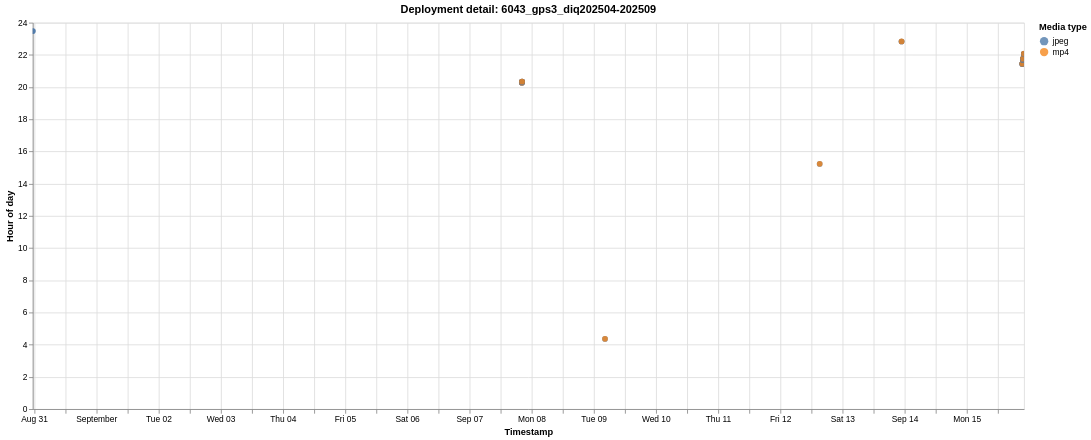

The specification (Vega-Lite) saved for this image:
### Vega-Lite specification from a JSON file in a GitHub repository (floating-point values rounded to 4 significant figures)
{"$schema": "https://vega.github.io/schema/vega-lite/v6.1.0.json", "config": {"view": {"continuousHeight": 300, "continuousWidth": 300}}, "data": {"name": "data-62968ec109204a378930995c29f64cd8"}, "datasets": {"data-62968ec109204a378930995c29f64cd8": [{"deployment": "6043_gps3_diq202504-202509", "deployment_order": 31, "event_index": 0, "hour_of_day": 23.48, "media_type": "jpeg", "timestamp": "2025-08-30T23:28:34"}, {"deployment": "6043_gps3_diq202504-202509", "deployment_order": 31, "event_index": 1, "hour_of_day": 23.48, "media_type": "jpeg", "timestamp": "2025-08-30T23:28:35"}, {"deployment": "6043_gps3_diq202504-202509", "deployment_order": 31, "event_index": 2, "hour_of_day": 20.27, "media_type": "mp4", "timestamp": "2025-09-07T20:16:04"}, {"deployment": "6043_gps3_diq202504-202509", "deployment_order": 31, "event_index": 3, "hour_of_day": 20.27, "media_type": "jpeg", "timestamp": "2025-09-07T20:16:20"}, {"deployment": "6043_gps3_diq202504-202509", "deployment_order": 31, "event_index": 4, "hour_of_day": 20.27, "media_type": "jpeg", "timestamp": "2025-09-07T20:16:21"}, {"deployment": "6043_gps3_diq202504-202509", "deployment_order": 31, "event_index": 5, "hour_of_day": 20.28, "media_type": "mp4", "timestamp": "2025-09-07T20:16:40"}, {"deployment": "6043_gps3_diq202504-202509", "deployment_order": 31, "event_index": 6, "hour_of_day": 20.31, "media_type": "jpeg", "timestamp": "2025-09-07T20:18:37"}, {"deployment": "6043_gps3_diq202504-202509", "deployment_order": 31, "event_index": 7, "hour_of_day": 20.31, "media_type": "jpeg", "timestamp": "2025-09-07T20:18:38"}, {"deployment": "6043_gps3_diq202504-202509", "deployment_order": 31, "event_index": 8, "hour_of_day": 20.32, "media_type": "mp4", "timestamp": "2025-09-07T20:18:58"}, {"deployment": "6043_gps3_diq202504-202509", "deployment_order": 31, "event_index": 9, "hour_of_day": 20.32, "media_type": "jpeg", "timestamp": "2025-09-07T20:19:09"}, {"deployment": "6043_gps3_diq202504-202509", "deployment_order": 31, "event_index": 10, "hour_of_day": 20.32, "media_type": "jpeg", "timestamp": "2025-09-07T20:19:10"}, {"deployment": "6043_gps3_diq202504-202509", "deployment_order": 31, "event_index": 11, "hour_of_day": 20.32, "media_type": "mp4", "timestamp": "2025-09-07T20:19:28"}, {"deployment": "6043_gps3_diq202504-202509", "deployment_order": 31, "event_index": 12, "hour_of_day": 20.33, "media_type": "jpeg", "timestamp": "2025-09-07T20:19:43"}, {"deployment": "6043_gps3_diq202504-202509", "deployment_order": 31, "event_index": 13, "hour_of_day": 20.33, "media_type": "jpeg", "timestamp": "2025-09-07T20:19:44"}, {"deployment": "6043_gps3_diq202504-202509", "deployment_order": 31, "event_index": 14, "hour_of_day": 20.33, "media_type": "mp4", "timestamp": "2025-09-07T20:20:06"}, {"deployment": "6043_gps3_diq202504-202509", "deployment_order": 31, "event_index": 15, "hour_of_day": 20.34, "media_type": "jpeg", "timestamp": "2025-09-07T20:20:27"}, {"deployment": "6043_gps3_diq202504-202509", "deployment_order": 31, "event_index": 16, "hour_of_day": 20.34, "media_type": "jpeg", "timestamp": "2025-09-07T20:20:28"}, {"deployment": "6043_gps3_diq202504-202509", "deployment_order": 31, "event_index": 17, "hour_of_day": 20.35, "media_type": "mp4", "timestamp": "2025-09-07T20:20:48"}, {"deployment": "6043_gps3_diq202504-202509", "deployment_order": 31, "event_index": 18, "hour_of_day": 4.359, "media_type": "jpeg", "timestamp": "2025-09-09T04:21:32"}, {"deployment": "6043_gps3_diq202504-202509", "deployment_order": 31, "event_index": 19, "hour_of_day": 4.365, "media_type": "mp4", "timestamp": "2025-09-09T04:21:54"}, {"deployment": "6043_gps3_diq202504-202509", "deployment_order": 31, "event_index": 20, "hour_of_day": 15.23, "media_type": "jpeg", "timestamp": "2025-09-12T15:13:31"}, {"deployment": "6043_gps3_diq202504-202509", "deployment_order": 31, "event_index": 21, "hour_of_day": 15.23, "media_type": "mp4", "timestamp": "2025-09-12T15:13:52"}, {"deployment": "6043_gps3_diq202504-202509", "deployment_order": 31, "event_index": 22, "hour_of_day": 22.83, "media_type": "jpeg", "timestamp": "2025-09-13T22:49:47"}, {"deployment": "6043_gps3_diq202504-202509", "deployment_order": 31, "event_index": 23, "hour_of_day": 22.83, "media_type": "jpeg", "timestamp": "2025-09-13T22:49:48"}, {"deployment": "6043_gps3_diq202504-202509", "deployment_order": 31, "event_index": 24, "hour_of_day": 22.84, "media_type": "mp4", "timestamp": "2025-09-13T22:50:08"}, {"deployment": "6043_gps3_diq202504-202509", "deployment_order": 31, "event_index": 25, "hour_of_day": 21.44, "media_type": "jpeg", "timestamp": "2025-09-15T21:26:07"}, {"deployment": "6043_gps3_diq202504-202509", "deployment_order": 31, "event_index": 26, "hour_of_day": 21.44, "media_type": "jpeg", "timestamp": "2025-09-15T21:26:08"}, {"deployment": "6043_gps3_diq202504-202509", "deployment_order": 31, "event_index": 27, "hour_of_day": 21.44, "media_type": "mp4", "timestamp": "2025-09-15T21:26:30"}, {"deployment": "6043_gps3_diq202504-202509", "deployment_order": 31, "event_index": 28, "hour_of_day": 21.44, "media_type": "jpeg", "timestamp": "2025-09-15T21:26:39"}, {"deployment": "6043_gps3_diq202504-202509", "deployment_order": 31, "event_index": 29, "hour_of_day": 21.44, "media_type": "jpeg", "timestamp": "2025-09-15T21:26:40"}, {"deployment": "6043_gps3_diq202504-202509", "deployment_order": 31, "event_index": 30, "hour_of_day": 21.45, "media_type": "mp4", "timestamp": "2025-09-15T21:27:02"}, {"deployment": "6043_gps3_diq202504-202509", "deployment_order": 31, "event_index": 31, "hour_of_day": 21.67, "media_type": "jpeg", "timestamp": "2025-09-15T21:39:56"}, {"deployment": "6043_gps3_diq202504-202509", "deployment_order": 31, "event_index": 32, "hour_of_day": 21.67, "media_type": "mp4", "timestamp": "2025-09-15T21:40:18"}, {"deployment": "6043_gps3_diq202504-202509", "deployment_order": 31, "event_index": 33, "hour_of_day": 21.68, "media_type": "jpeg", "timestamp": "2025-09-15T21:40:31"}, {"deployment": "6043_gps3_diq202504-202509", "deployment_order": 31, "event_index": 34, "hour_of_day": 21.68, "media_type": "jpeg", "timestamp": "2025-09-15T21:40:32"}, {"deployment": "6043_gps3_diq202504-202509", "deployment_order": 31, "event_index": 35, "hour_of_day": 21.71, "media_type": "jpeg", "timestamp": "2025-09-15T21:42:45"}, {"deployment": "6043_gps3_diq202504-202509", "deployment_order": 31, "event_index": 36, "hour_of_day": 21.71, "media_type": "jpeg", "timestamp": "2025-09-15T21:42:46"}, {"deployment": "6043_gps3_diq202504-202509", "deployment_order": 31, "event_index": 37, "hour_of_day": 21.72, "media_type": "mp4", "timestamp": "2025-09-15T21:43:08"}, {"deployment": "6043_gps3_diq202504-202509", "deployment_order": 31, "event_index": 38, "hour_of_day": 21.77, "media_type": "jpeg", "timestamp": "2025-09-15T21:45:54"}, {"deployment": "6043_gps3_diq202504-202509", "deployment_order": 31, "event_index": 39, "hour_of_day": 21.77, "media_type": "jpeg", "timestamp": "2025-09-15T21:45:55"}, {"deployment": "6043_gps3_diq202504-202509", "deployment_order": 31, "event_index": 40, "hour_of_day": 21.77, "media_type": "mp4", "timestamp": "2025-09-15T21:46:14"}, {"deployment": "6043_gps3_diq202504-202509", "deployment_order": 31, "event_index": 41, "hour_of_day": 21.77, "media_type": "jpeg", "timestamp": "2025-09-15T21:46:26"}, {"deployment": "6043_gps3_diq202504-202509", "deployment_order": 31, "event_index": 42, "hour_of_day": 21.77, "media_type": "jpeg", "timestamp": "2025-09-15T21:46:27"}, {"deployment": "6043_gps3_diq202504-202509", "deployment_order": 31, "event_index": 43, "hour_of_day": 21.78, "media_type": "mp4", "timestamp": "2025-09-15T21:46:48"}, {"deployment": "6043_gps3_diq202504-202509", "deployment_order": 31, "event_index": 44, "hour_of_day": 22.05, "media_type": "jpeg", "timestamp": "2025-09-15T22:03:10"}, {"deployment": "6043_gps3_diq202504-202509", "deployment_order": 31, "event_index": 45, "hour_of_day": 22.05, "media_type": "jpeg", "timestamp": "2025-09-15T22:03:11"}, {"deployment": "6043_gps3_diq202504-202509", "deployment_order": 31, "event_index": 46, "hour_of_day": 22.06, "media_type": "mp4", "timestamp": "2025-09-15T22:03:34"}, {"deployment": "6043_gps3_diq202504-202509", "deployment_order": 31, "event_index": 47, "hour_of_day": 22.06, "media_type": "jpeg", "timestamp": "2025-09-15T22:03:43"}, {"deployment": "6043_gps3_diq202504-202509", "deployment_order": 31, "event_index": 48, "hour_of_day": 22.06, "media_type": "jpeg", "timestamp": "2025-09-15T22:03:44"}, {"deployment": "6043_gps3_diq202504-202509", "deployment_order": 31, "event_index": 49, "hour_of_day": 22.07, "media_type": "mp4", "timestamp": "2025-09-15T22:04:06"}, {"deployment": "6043_gps3_diq202504-202509", "deployment_order": 31, "event_index": 50, "hour_of_day": 22.07, "media_type": "jpeg", "timestamp": "2025-09-15T22:04:16"}, {"deployment": "6043_gps3_diq202504-202509", "deployment_order": 31, "event_index": 51, "hour_of_day": 22.07, "media_type": "jpeg", "timestamp": "2025-09-15T22:04:17"}, {"deployment": "6043_gps3_diq202504-202509", "deployment_order": 31, "event_index": 52, "hour_of_day": 22.08, "media_type": "mp4", "timestamp": "2025-09-15T22:04:40"}]}, "encoding": {"color": {"field": "media_type", "scale": {"scheme": "tableau10"}, "title": "Media type", "type": "nominal"}, "shape": {"field": "media_type", "title": "Media type", "type": "nominal"}, "tooltip": [{"field": "deployment", "title": "Deployment", "type": "nominal"}, {"field": "timestamp", "format": "%Y-%m-%d %H:%M:%S", "title": "Timestamp", "type": "temporal"}, {"field": "hour_of_day", "format": ".2f", "title": "Hour of day", "type": "quantitative"}, {"field": "media_type", "title": "Media type", "type": "nominal"}], "x": {"field": "timestamp", "title": "Timestamp", "type": "temporal"}, "y": {"field": "hour_of_day", "scale": {"domain": [0, 24]}, "title": "Hour of day", "type": "quantitative"}}, "height": 460, "mark": {"opacity": 0.78, "size": 46, "type": "circle"}, "params": [{"bind": "scales", "name": "param_1e9efca18e7a2868", "select": {"encodings": ["x", "y"], "type": "interval"}}], "title": "Deployment detail: 6043_gps3_diq202504-202509", "width": 1180}
